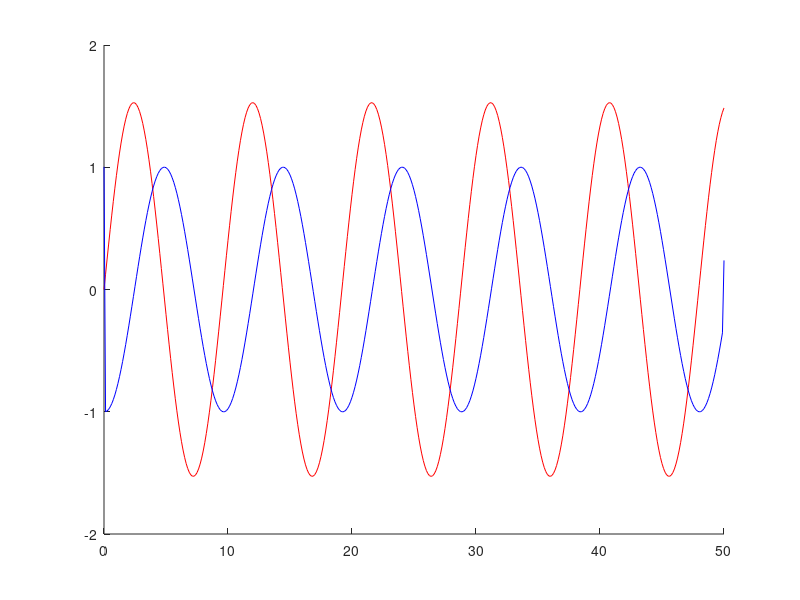

Here is the MATLAB script that generated this plot:
function Final
  clc
  clear
  disp('A y B :Minimos Cuadrados')
  Ph=Minimos_Cuadrado()
  disp('C(Dt): convergencia global')
  Ddt=1/Ph(1)
  #Un valor que tiende cercanamente a cero
  Dte=0.25/2 ;
  t=0:Dte:50 ;
  #Vector Funcion
  Z=Diferencia_Central(Dte,t) ;
  z3=Z(3,:) ;
  #Vector derivada
  V=Derivada(Z,Dte);
  v3=V(3,:);
  disp('Intervalo donde existe una Raiz con v positivo')
  I=Raizes_Cresientes(z3,v3);
  tk=t(I(1))
  tk1=t(I(2))
  disp('Vectores en ambos extremos del intervalo')
  Zk=Z(:,I(1))
  Zk1=Z(:,I(2))
  Vk=V(:,I(1))
  Vk1=V(:,I(2))
  #Grafica de z3 y z
  hold on
  plot(t,z3,'r')
  plot(t,v3,'b')
  hold off
end
function Ph=Minimos_Cuadrado()
  Dt=[1;0.5;0.25] ;
  CDt=[29.989;29.974;29.969] ;
  PHI=[Dt.^0 Dt.^2] ;
  M=transpose(PHI)*PHI ;
  b=transpose(PHI)*CDt ;
  Ph=M\b;
end
function Z=Diferencia_Central(h,x)
  K=[2 -1 0 0 0
   -1 2 -1 0 0
    0 -1 2 -1 0
    0 0 -1 2 -1
    0 0 0 -1 2];
  M=5*eye(5);
  T=-inv(M)*K;
  n=length(x);
  Z0=zeros(5,1);
  dZ0=[1/2;(3^0.5)/2;1;(3^0.5)/2;1/2];
  d2Z0=T*Z0 ;
  U_ant=Z0-h*dZ0+(h^2/2)*d2Z0;
  Z=zeros(5,n);
  Z(:,1)=Z0;
  for i=1:n-1
    Ui=Z(:,i) ;
    Z(:,i+1)=T*h*Ui+2*Ui-U_ant ;
    U_ant=Ui ;
  end
end
function dy=Derivada(y,h)
  m=rows(y) ;
  n=columns(y) ;
  dy=zeros(m,n) ;
  dy(:,1)=-3*y(:,1)+4*y(:,2)-y(:,3) ;
  for i=2:n-1
    dy(:,i)=y(:,i-1)-2*y(:,i)+y(:,i-1) ;
  end
  dy(:,n)=3*y(:,n)-4*y(:,n-1)+y(:,n-2) ;
  dy=dy/(2*h) ;
end

function I=Raizes_Cresientes(y,v)
  n=length(y) ;
  for i=1:n-1
    if y(i)*y(i+1)<0
      if v(i)>0
        I=[i i+1];
        break
      end
    end
  end
end
